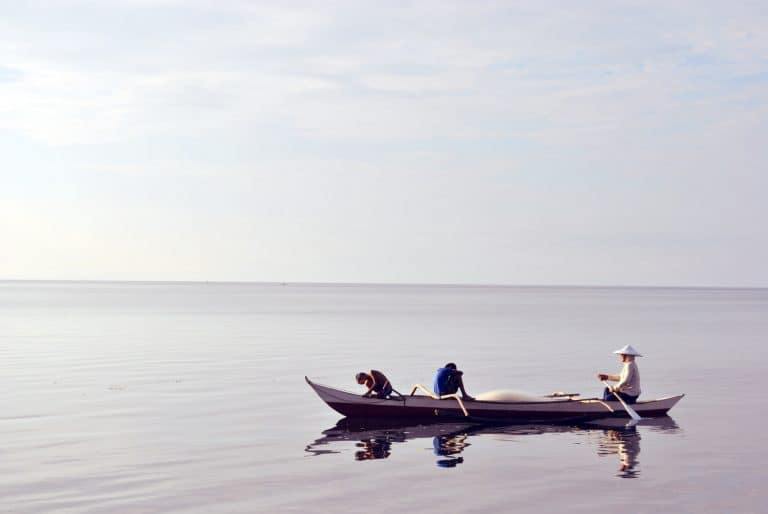
#> input picture images/boat.jpg, 768 x 514 px
$ jupyter execute --allow-errors Week6.ipynb
#> lines starting #> are read from the running program, lines starting #| are printed output that depends on the picture; after the words box and inside, x2 and y2 are one past the last pixel; in counts of white or black regions, pixels touching at a corner belong together
[cell 1]
import numpy as np
import cv2
from util_func import *
import matplotlib.pyplot as plt

[cell 2]
# Load the input image
image = cv2.imread('images/boat.jpg', cv2.IMREAD_COLOR)
#> image is the input picture: shape (514, 768, 3); mean B, G, R 212.5, 207, 208.3

# Convert the image to grayscale
gray_image = cv2.cvtColor(image, cv2.COLOR_BGR2GRAY)

# Apply Otsu thresholding to segment the image
_, thresholded_image = cv2.threshold(gray_image, 0, 255, cv2.THRESH_BINARY + cv2.THRESH_OTSU)
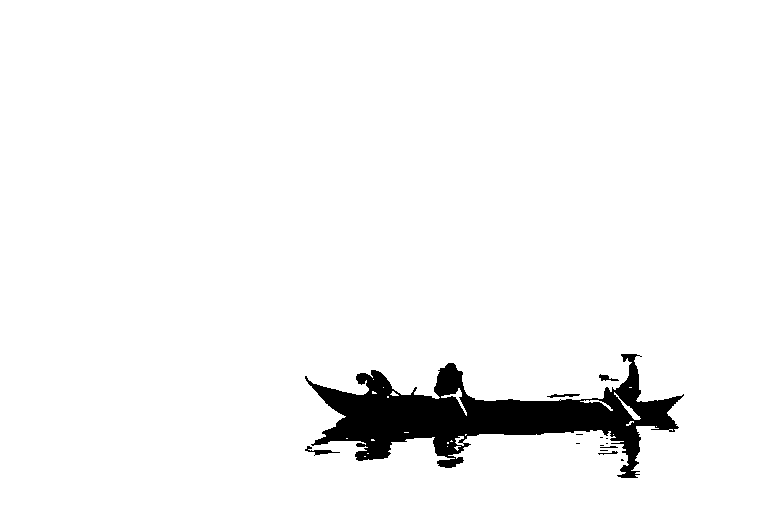
#> thresholded_image: shape (514, 768); 95.6% white; 14 black regions (8 under 20 px), largest, box (x1, y1, x2, y2) and area: (305, 354, 684, 478) 16850, (305, 446, 340, 456) 107, (547, 394, 580, 398) 72, (599, 374, 619, 381) 67, (598, 451, 618, 455) 31, (600, 446, 618, 448) 24

# Find contours in the thresholded image
contours, _ = cv2.findContours(thresholded_image, cv2.RETR_EXTERNAL, cv2.CHAIN_APPROX_SIMPLE)
#> contours = [[[0, 0], [0, 513], [767, 513], [767, 0]]]

# Draw bounding boxes around the detected regions
for contour in contours:
    x, y, w, h = cv2.boundingRect(contour)
    cv2.rectangle(image, (x, y), (x + w, y + h), (0, 255, 0), 2)  # Green bounding boxes
#> this loop made 1 pass
#> (contour, x, y, w, h) on pass 1: ([[0, 0], [0, 513], [767, 513], [767, 0]], 0, 0, 768, 514)
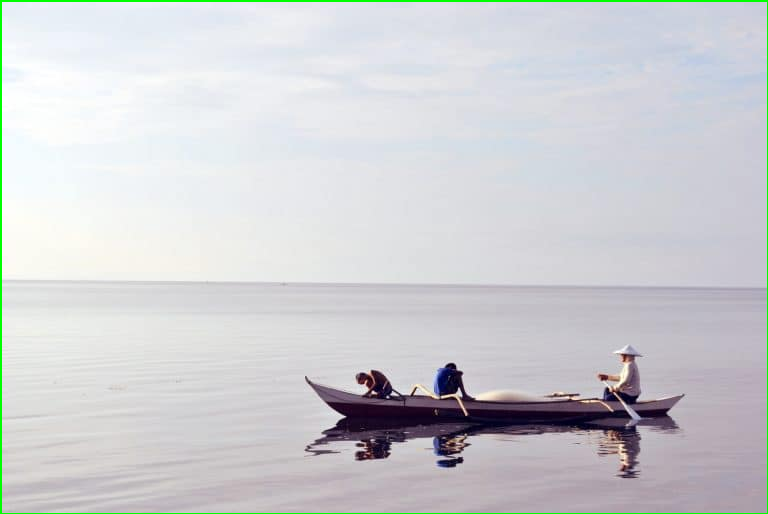
#> image: shape (514, 768, 3); 0.97% of pixels changed, all inside (x1, y1, x2, y2) = (0, 0, 768, 514)

# Display the result
cv2.imshow('Segmented Image with Bounding Boxes', image)
cv2.waitKey(0)
cv2.destroyAllWindows()
